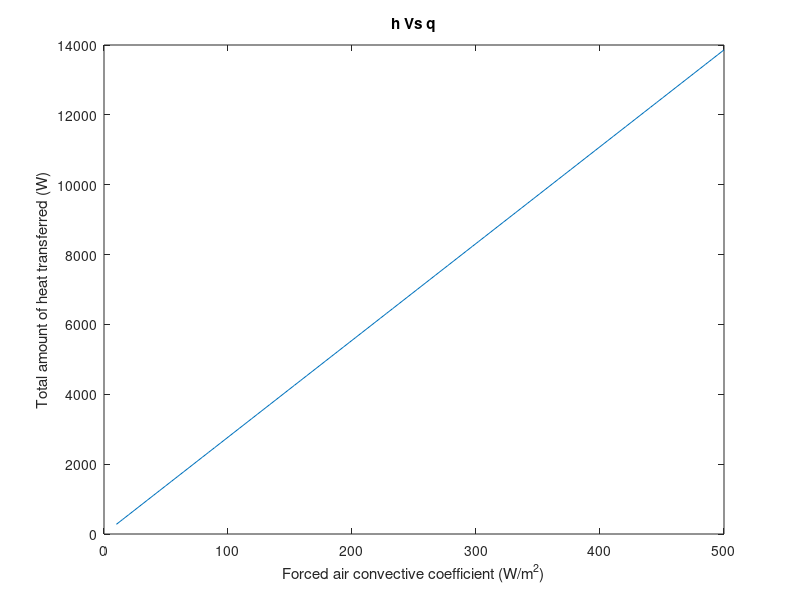

This chart was generated by the following MATLAB code:
close all;
%Question: What are the dimentions of the battery pack?
battery_height = 0.8;
battery_length = 0.6;%!!!Assumed parameters
At = battery_height*battery_length;
%Total Area of battery cross section (m^2)
%Question: Are we using five battery packs?
N = 13;
%Number of fins
efficiency = 1;
h = linspace(10,500);
%Convective heat transfer coefficient of Air(W/m^2*K)
%Range from 10-500
length = 0.05;
width = battery_length;
thickness = 0.05;
%width is width of one fin (m)
%length is length of one fin (m)
%thickness is thickness of one fin (m)
P = 2*(width+thickness);
%Perimeter of the cross-section area m
k = 5;
%Just a constant
Af = width*thickness;
%Fin cross section Area (m^2)
Ab = At - Af;
%Cross Section Area that fins did not cover(m^2)
L = 0.05;
%Length of the fin (m)
thetab = 60-27;
%Temperature difference (K)
%Assumed from 150 Celsius to 50 Celsius
m = sqrt(h*P/(k*Af));
M = sqrt(h*P*k*Af*thetab);
qf = zeros(100,1);
qtot = zeros(100,1);
for i = 1:100
%     qf(i) = M(i)*(sinh(m(i)*L)+(h(i)/(m(i)*k))*cosh(m(i)*L))/(cosh(m(i)*L)+(h(i)/(m(i)*k))*sinh(m(i)*L));
    qtot(i) = N*efficiency*h(i)*Af*thetab + h(i)*Ab*thetab;
end 
plot(h, qtot)
xlabel('Forced air convective coefficient (W/m^2)')
ylabel('Total amount of heat transferred (W)')
title('h Vs q')
